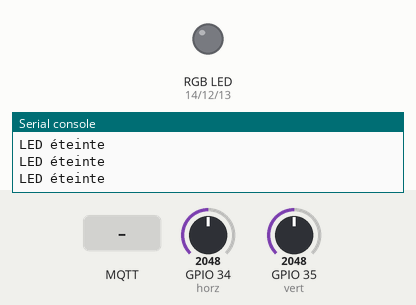
Simulated run of this program. Board: ESP32 board running MicroPython. Parts: an RGB LED mixed from three pins (HIGH = lit), the last lines printed to the serial console. Wiring (from the project's diagram.json): RGB LED G on GPIO 12, RGB LED B on GPIO 13, RGB LED R on GPIO 14, button joystick on GPIO 27, joystick X on GPIO 34, joystick Y on GPIO 35. Inputs (shaded band) come from the test bench; at power-on: GPIO 34 (horz) = 2048, GPIO 35 (vert) = 2048 (analog values on the 0–4095 scale). WiFi joins after 1.5 s; no MQTT or app messages arrive unless stated.

Above: at 3.3 s.
3.4 s: GPIO 34 (horz) set to 2120
4.9 s: GPIO 34 (horz) set to 2218
At 5.5 s:
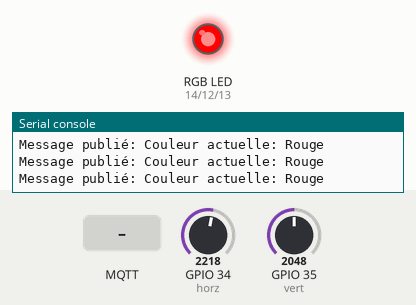
6.4 s: GPIO 35 (vert) set to 1994
At 7.6 s:
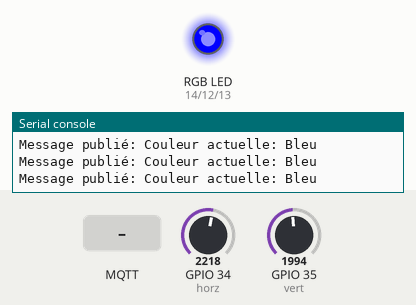
8.0 s: MQTT message "vert" arrives on the first subscribed topic
At 8.11 s:
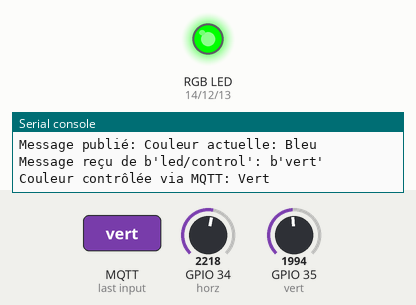
9.7 s: MQTT message "rouge" arrives on the first subscribed topic
At 10.9 s:
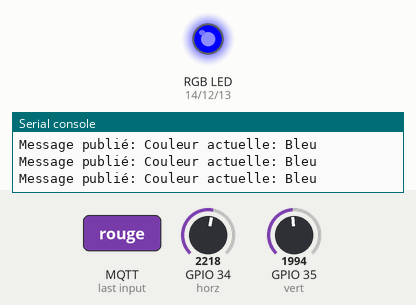
11.3 s: GPIO 34 (horz) set to 2047
At 12.6 s:
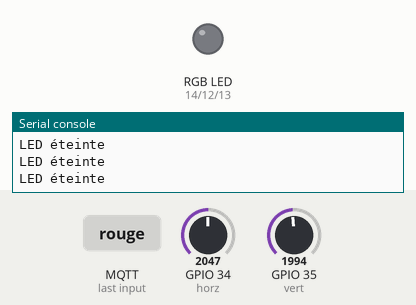
Timing chart, 0 to 13.9 s (numbered marks = the images above; inputs shaded):
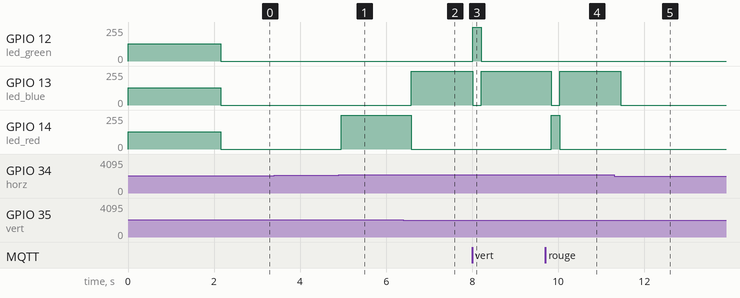

Measured:
- the behaviour switches between 2147 and 2148 on GPIO 34 (horz) (found by bisection; images 0 and 1)
- the behaviour switches between 2048 and 2047 on GPIO 35 (vert) (found by bisection; images 1 and 2)
- after the input at 4.9 s, GPIO 14 (led_red): 0/255 → 255/255 after 0.06 s
- after the input at 6.4 s, GPIO 13 (led_blue): 0/255 → 255/255 after 0.18 s; GPIO 14 (led_red): 255/255 → 0/255 after 0.18 s
- after the input at 8.0 s, GPIO 12 (led_green): 0/255 → 255/255 at once, → 0/255 0.20 s later; GPIO 13 (led_blue): 255/255 → 0/255 at once, → 255/255 0.20 s later
- after the input at 9.7 s, GPIO 13 (led_blue): 255/255 → 0/255 after 0.14 s, → 255/255 0.20 s later; GPIO 14 (led_red): 0/255 → 255/255 after 0.14 s, → 0/255 0.20 s later
- after the input at 11.3 s, GPIO 13 (led_blue): 255/255 → 0/255 after 0.16 s

The program:

main.py
```python
##########################################################################
# Mohamed Lebbihi (z32lelem) Y Arbi Sardi Zakaria Nour el islem (z22zazaa)
##########################################################################
import network
import time
from machine import ADC, Pin, PWM
import math
from umqtt.simple import MQTTClient

# Configuration du Wi-Fi
SSID = 'Wokwi-GUEST'  # Réseau Wi-Fi ouvert sur Wokwi
PASSWORD = ''  # Pas de mot de passe pour Wokwi-GUEST

# Configuration du broker MQTT public HiveMQ
BROKER = 'broker.hivemq.com'  # URL du broker public HiveMQ
PORT = 1883  # Port pour une connexion non sécurisée
CLIENT_ID = 'esp32_client'
TOPIC_PUBLISH = b'joystick/couleur'
TOPIC_SUBSCRIBE = b'led/control'

# Fonction pour connecter l'ESP32 au Wi-Fi
def connect_wifi():
    wlan = network.WLAN(network.STA_IF)
    wlan.active(True)
    wlan.connect(SSID, PASSWORD)

    while not wlan.isconnected():
        print("Connexion en cours au réseau Wi-Fi...")
        time.sleep(1)

    print("Connecté au Wi-Fi", wlan.ifconfig())

# Fonction pour gérer les messages MQTT reçus
def mqtt_callback(topic, msg):
    print(f"Message reçu de {topic}: {msg}")
    if msg == b"rouge":
        set_led_color_by_mqtt("Rouge")
    elif msg == b"vert":
        set_led_color_by_mqtt("Vert")
    elif msg == b"bleu":
        set_led_color_by_mqtt("Bleu")

# Configurer la LED RGB avec PWM
led_red = PWM(Pin(14), freq=1000)
led_green = PWM(Pin(12), freq=1000)
led_blue = PWM(Pin(13), freq=1000)

# Fonction pour éteindre la LED RGB
def turn_off_led():
    led_red.duty(0)
    led_green.duty(0)
    led_blue.duty(0)
    print("LED éteinte")

# Fonction pour régler la couleur de la LED via MQTT
def set_led_color_by_mqtt(color):
    if color == "Rouge":
        led_red.duty(1023)
        led_green.duty(0)
        led_blue.duty(0)
        print("Couleur contrôlée via MQTT: Rouge")
    elif color == "Vert":
        led_red.duty(0)
        led_green.duty(1023)
        led_blue.duty(0)
        print("Couleur contrôlée via MQTT: Vert")
    elif color == "Bleu":
        led_red.duty(0)
        led_green.duty(0)
        led_blue.duty(1023)
        print("Couleur contrôlée via MQTT: Bleu")
    else:
        turn_off_led()

# Fonction pour calculer l'angle du joystick
def get_angle(x, y):
    x_centered = x - 2048
    y_centered = y - 2048
    angle = math.atan2(y_centered, x_centered)
    angle_degrees = math.degrees(angle)
    if angle_degrees < 0:
        angle_degrees += 360
    return angle_degrees

# Fonction pour déterminer la couleur à afficher en fonction de l'angle
def set_led_color(angle):
    if 0 <= angle < 120:
        led_red.duty(1023)
        led_green.duty(0)
        led_blue.duty(0)
        publish_mqtt("Rouge")
    elif 120 <= angle < 240:
        led_red.duty(0)
        led_green.duty(1023)
        led_blue.duty(0)
        publish_mqtt("Vert")
    else:
        led_red.duty(0)
        led_green.duty(0)
        led_blue.duty(1023)
        publish_mqtt("Bleu")

# Fonction pour publier la couleur actuelle via MQTT
def publish_mqtt(color):
    msg = f"Couleur actuelle: {color}"
    client.publish(TOPIC_PUBLISH, msg.encode())
    print(f"Message publié: {msg}")

# Configuration du joystick
horz = ADC(Pin(34))
vert = ADC(Pin(35))
sel = Pin(27, Pin.IN, Pin.PULL_UP)
CENTER_THRESHOLD = 100

# Fonction principale pour lire le joystick et contrôler la LED
def read_joystick():
    x_pos = horz.read()
    y_pos = vert.read()
    if abs(x_pos - 2048) < CENTER_THRESHOLD and abs(y_pos - 2048) < CENTER_THRESHOLD:
        turn_off_led()
    else:
        angle = get_angle(x_pos, y_pos)
        set_led_color(angle)

# Connexion au Wi-Fi
connect_wifi()

# Configuration du client MQTT
client = MQTTClient(CLIENT_ID, BROKER, port=PORT)
client.set_callback(mqtt_callback)
client.connect()
client.subscribe(TOPIC_SUBSCRIBE)
print(f"Connecté au broker MQTT {BROKER}, souscrit au topic {TOPIC_SUBSCRIBE}")

# Boucle principale
while True:
    read_joystick()
    client.check_msg()  # Vérifier si des messages MQTT sont reçus
    time.sleep(0.2)
```
